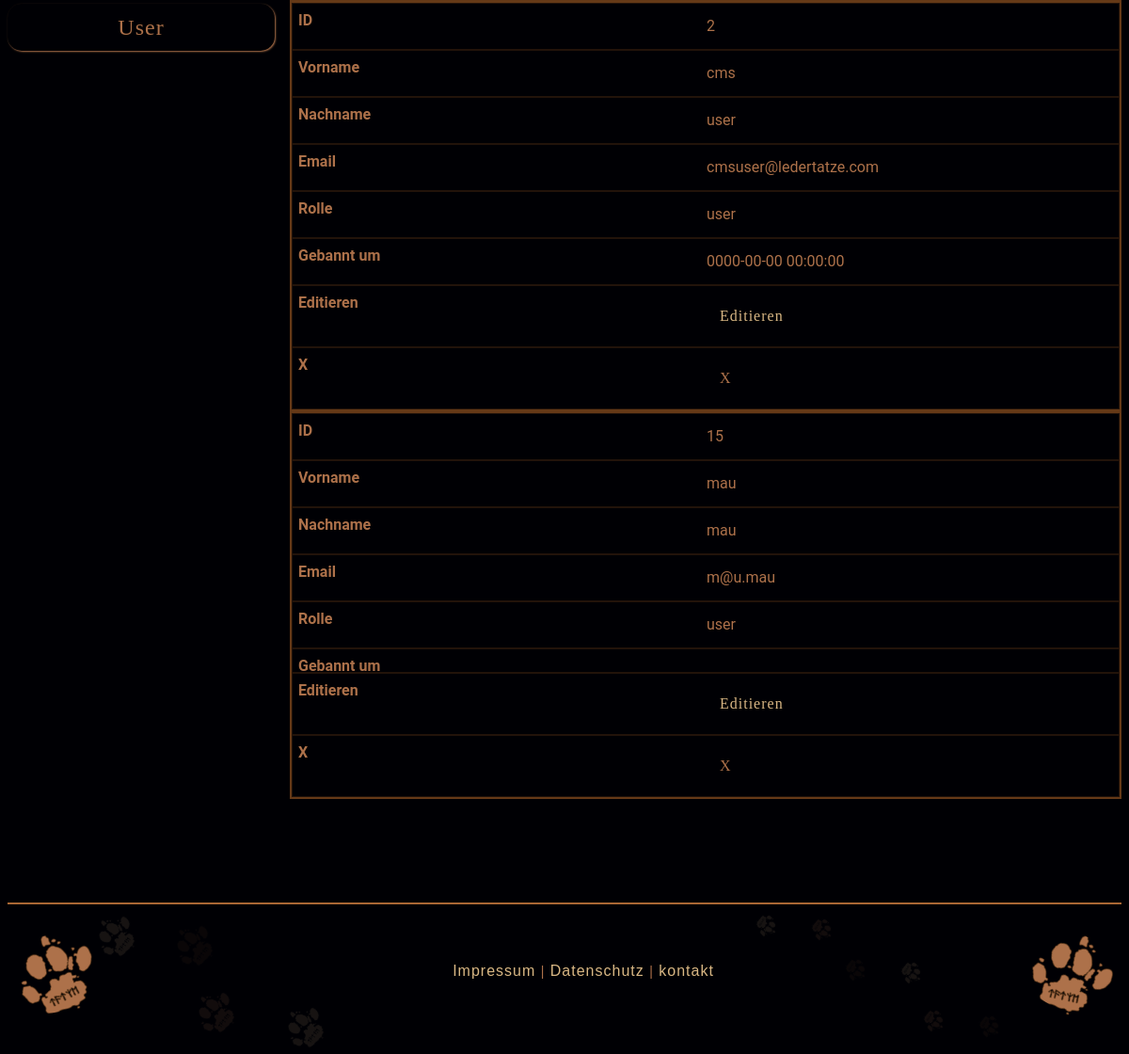
Page /index?p=admin&module=users&action=list (signed in, lower part) on the earlier database version.
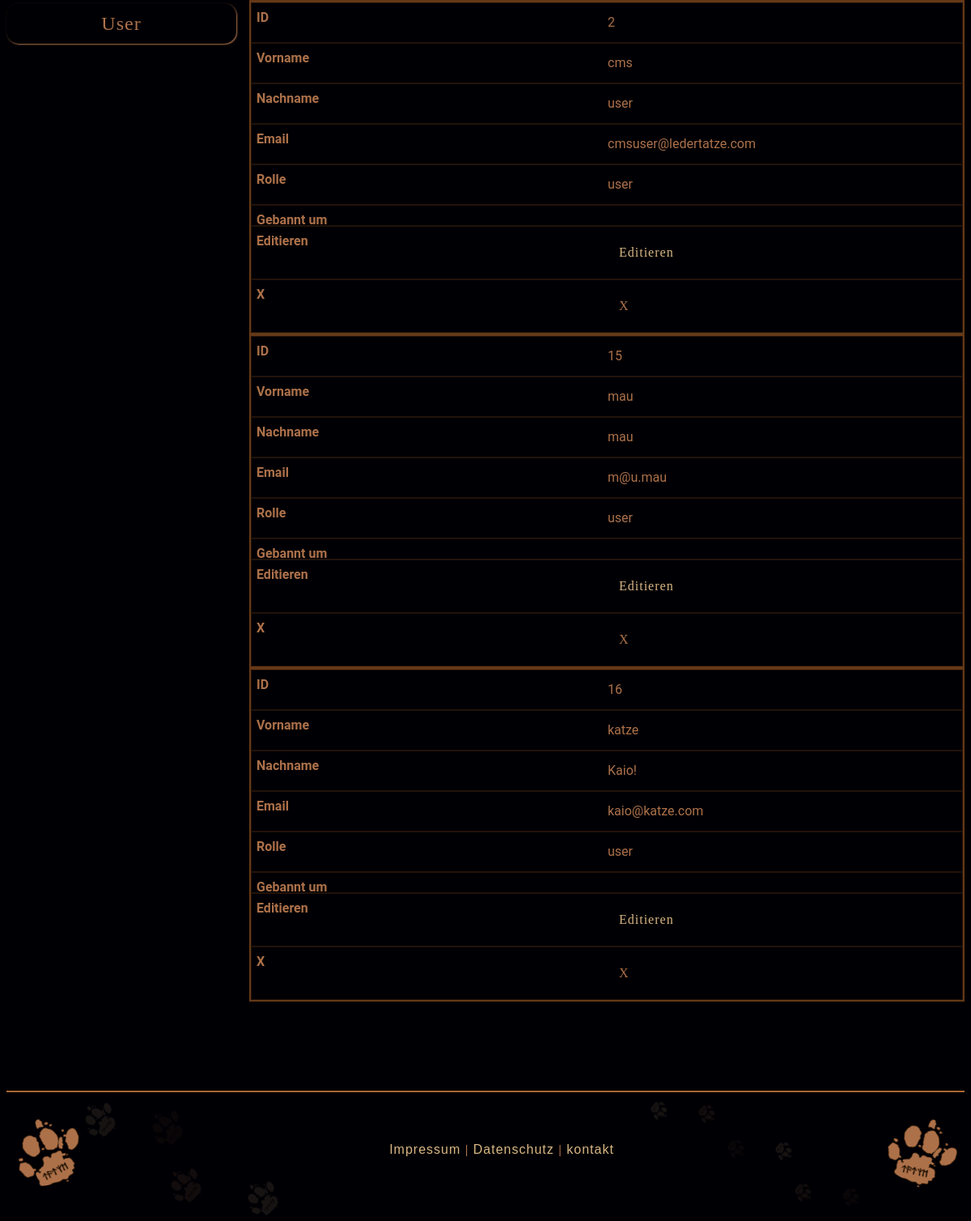
Same page on the later database version.
### tables this page shows
CREATE TABLE `users` (
  `id` int(11) NOT NULL,
  `email` varchar(250) NOT NULL,
  `first_name` varchar(250) NOT NULL,
  `last_name` varchar(250) NOT NULL,
  `password` varchar(250) NOT NULL,
  `role` varchar(20) NOT NULL DEFAULT 'user',
  `login_try` int(3) NOT NULL DEFAULT 0,
  `banned_at` datetime DEFAULT NULL
);

### web/index.php (called while the page is built, shortened)
<?php
if(isset($_GET['p']) && $_GET['p'] != ''){
    if($_GET['p'] == 'login'){
        include('controllers/login.php');
        $pageTitle = 'Login bereich';
    }else if($_GET['p'] == 'home'){
        $page = 'templates/home.php';
        $pageTitle = 'Lederbearbeitung';
    }else if($_GET['p'] == 'news'){
        $page = 'templates/news.php';
        $pageTitle = 'Neues';
    }else if($_GET['p'] == 'work'){
        $page = 'templates/work.php';
        $pageTitle = 'Lederbearbeitung';
    }else if($_GET['p'] == 'tools'){
        $page = 'templates/tools.php';
        $pageTitle = 'Werkzeug zur Lederbearbeitung';
    }else if($_GET['p'] == 'gallery'){
        $page = 'templates/gallery.php';
        $pageTitle = 'Gallerie';
    }else if($_GET['p'] == 'contact'){
        include('controllers/contact.php');
        $pageTitle = 'Kontakt';
    }else if($_GET['p'] == 'contact_confirm'){
        $page ='templates/contact_confirm.php';
        $pageTitle = 'Kontakt';
    }else if($_GET['p'] == 'imprint'){
        $page ='templates/imprint.php';
        $pageTitle = 'Impressum';
    }else if($_GET['p'] == 'data_protection'){
        $page ='templates/data_protection.php';
        $pageTitle = 'Datenschutzerklärung';
    }else if($_GET['p'] == 'admin'){
        $page ='templates/admin/admin.php';
    }
}else{
    $page = 'templates/home.php';
}
require 'templates/layout.php';

### web/models/users.php (called while the page is built, shortened)
<?php
function getAllUsers()
{
    global $db_connection;
    $res = mysqli_query($db_connection, "SELECT * FROM users");
    $items = [];
    while ($row = mysqli_fetch_assoc($res)) {
        $items[] = $row;
    }
    return $items;
}

### web/controllers/admin/users.php (called while the page is built, shortened)
<?php
$available_actions = [
    'list',
    'new',
    'create',
    'edit',
    'update',
    'delete'
];
if (isset($_REQUEST['action']) && in_array($_REQUEST['action'], $available_actions)) {
    $action = $_REQUEST['action'];
} else {
}
if (isset($action)){
    switch ($action) {
        case 'list':
            $pageElement = listItems();
            break;
    }
}
function listItems()
{
    include('models/users.php');
    $items = getAllUsers();
    return [
        'page' => 'templates/admin/lists/users.php',
        'items' => $items,
        'edit_link' => 'index.php?p=admin&module=users&action=edit&id=',
        'delete_link' => 'index.php?p=admin&module=users&action=delete&id=',
    ];
}

### web/templates/admin/lists/users.php (the view, shortened to what this page needs)
<div class="row">
    <div class="col table-responsive" id="no-more-tables">
        <table class="table table-bordered table-striped table-condensed">
            <tbody>
                <?php foreach($pageElement['items'] as $item){ ?>
                    <tr>
                        <td data-title="ID"><?php print $item['id']; ?></td>
                        <td data-title="Vorname"><?php print $item['first_name']; ?></td>
                        <td data-title="Nachname"><?php print $item['last_name']; ?></td>
                        <td data-title="Email"><?php print $item['email']; ?></td>
                        <td data-title="Rolle"><?php print $item['role']; ?></td>
                        <td data-title="Gebannt um"><?php print $item['banned_at']; ?></td>
                        <td data-title="Editieren"><button class="btn"><a href="<?php print $pageElement['edit_link'] . $item['id']; ?>">Editieren</a></button></td>
                        <td data-title="X"><button class="btn"<?php if ($item['id']== 1){print 'disabled';  ?>>
                                <?php print '!'; } else{?>
                                <a href="<?php print $pageElement['delete_link'] . $item['id']; ?>">X</a>
                                    <?php }?>
                            </button></td>
                    </tr>
                <?php } ?>
            </tbody>
        </table>
    </div>
</div>

### web/templates/layout.php (shortened to what this page needs)
<!DOCTYPE html>
<html lang="en">
<head>
    <link rel="stylesheet" href="css/style.css">
</head>
<body>
<?php
if(isset($page)){
    include($page);
}else{
    if (isset($content)){
        print $content;
    }else{
        include('default.php');
    }
}
?>
<?php include('footer.php') ?>
</body>
</html>

### web/templates/admin/admin.php (shortened to what this page needs)
<?php
if (isset($_REQUEST['module'])) {
    $module = $_REQUEST['module'];
} else {
}
?>
<div class="container">
    <div class="row">
        <div class="col-12 col-md-3">
            <?php if(isset($_SESSION['role']) == 1){ ?>
                <div class="row">
                    <div class="col">
                        <a href="index?p=admin&module=users&action=list">
                            <button class="btn btn_1 btn_admin <?php if($module=='users'){print 'active';} ?>">
                                User
                            </button>
                        </a>
                    </div>
                </div>
            <?php } ?>
        </div>
        <div class="col-12 col-md-9">
            <?php
            if(isset($_SESSION['logged_in'])){
                include 'controllers/admin.php';
            } else{
                print '<p class="lead error_message">Um diese Seite Bearbeiten zu können musst dich einloggen! <br> </p>
                            <a href="index?p=login"><button class="btn btn_1 btn_send">Login</button></a>';
            }
            ?>
        </div>
    </div>
</div>

### web/controllers/admin.php
<?php
$admin_path = 'controllers/admin/';
$modules = [
    'news' => $admin_path . 'news.php',
    'works' => $admin_path . 'works.php',
    'tools' => $admin_path . 'tools.php',
    'users' => $admin_path . 'users.php',
    'images' => $admin_path . 'images.php',
    'gallerys' => $admin_path . 'gallerys.php'
];
$default_module = 'tools';
if( isset($_REQUEST['module']) && array_key_exists($_REQUEST['module'], $modules)){
    $active_module = $modules[$_REQUEST['module']];
}else{
    $active_module = $modules[$default_module];
}
include($active_module);
if (isset($pageElement) && $pageElement != null){
    include ($pageElement['page']);
}else{
}

### web/templates/footer.php (shortened to what this page needs)
<div class="container">
    <div class="row justify-content-center">
        <div class="col-12">
            <footer>
                <ul class="font_wind">
                    <li class="">
                        <a class="<?php if($p=='imprint'){print 'text-primary';} ?>" href="index.php?p=imprint" aria-label="zum Impressum">Impressum</a>
                    </li>
                    <li><span class="small">|</span></li>
                    <li>
                        <a class="<?php if($p=='data_protection'){print 'text-primary';} ?>" href="index.php?p=data_protection" aria-label="Datenschutz bestimmungen">Datenschutz</a>
                    </li>
                    <li><span class="small">|</span></li>
                    <li>
                        <a class="<?php if($p=='contact'){print 'text-primary';} ?>" href="index.php?p=contact" aria-label="zu kontakt">kontakt</a>
                    </li>
                </ul>
                <div class="step1"></div>
                <div class="step2"></div>
                <div class="step3"></div>
                <div class="step4"></div>
                <div class="step5"></div>
                <div class="step6"></div>
                <div class="step7"></div>
                <div class="step8"></div>
                <div class="step9"></div>
                <div class="step10"></div>
                <div class="step11"></div>
                <div class="step12"></div>
            </footer>
        </div>
    </div>
</div>

Differences in the rows shown:
changed users "cms": banned_at "0000-00-00 00:00:00" → (not shown)
added users: id "16", first_name "katze", last_name "Kaio!", email "kaio@katze.com", role "user"
